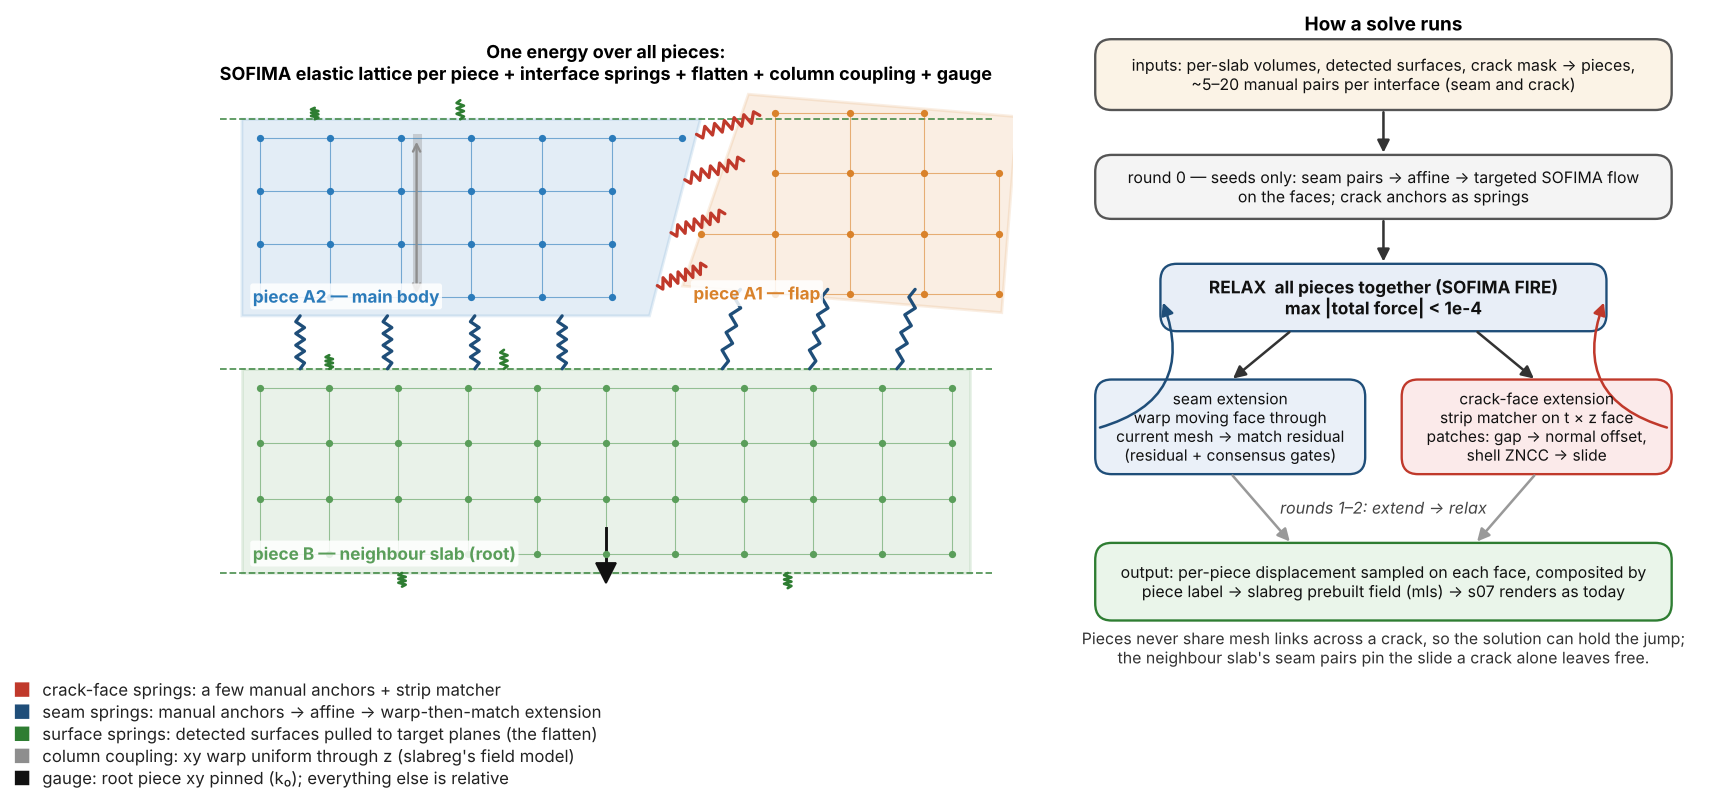

Write Python code to recreate this figure.
"""README schematic: what the joint relaxation is (left) and how a solve runs (right)."""
import numpy as np
import matplotlib
matplotlib.use('Agg')
import matplotlib.pyplot as plt
from matplotlib.patches import FancyBboxPatch, FancyArrowPatch, Polygon

C_FLAP, C_MAIN, C_B = '#d9822b', '#2b7bba', '#5a9e5a'
C_CRACK, C_SEAM, C_SURF, C_COL, C_GAUGE = '#c0392b', '#1f4e79', '#2e7d32', '#8e8e8e', '#111111'

fig = plt.figure(figsize=(15, 6.8), dpi=130)
gs = fig.add_gridspec(1, 2, width_ratios=[1.25, 1], wspace=0.06)
ax = fig.add_subplot(gs[0]); ax.set_xlim(-0.6, 10.6); ax.set_ylim(-0.3, 7.6); ax.axis('off')

# ---------- left: cross-section through the stack, pieces as lattices ----------
def lattice(ax, poly, color, nx, nz, label=None, shift=(0, 0), rot=0.0, alpha=1.0):
    """draw a piece: filled polygon + a sparse node lattice clipped to it (visual only)"""
    P = np.array(poly, float)
    c = P.mean(0); R = np.array([[np.cos(rot), -np.sin(rot)], [np.sin(rot), np.cos(rot)]])
    P = (P - c) @ R.T + c + np.array(shift)
    patch = Polygon(P, closed=True, facecolor=color, alpha=0.13 * alpha, edgecolor=color, lw=1.6)
    ax.add_patch(patch)
    xs = np.linspace(P[:, 0].min() + 0.25, P[:, 0].max() - 0.25, nx); zs = np.linspace(P[:, 1].min() + 0.25, P[:, 1].max() - 0.25, nz)
    from matplotlib.path import Path
    path = Path(P)
    pts = np.array([(x, z) for z in zs for x in xs]); inside = path.contains_points(pts)
    pts = pts[inside]
    ax.scatter(pts[:, 0], pts[:, 1], s=9, color=color, zorder=3, alpha=alpha)
    # lattice links (nearest neighbours on the grid, only where both inside)
    grid = {(round(x, 3), round(z, 3)) for x, z in pts}
    dx = xs[1] - xs[0]; dz = zs[1] - zs[0]
    for x, z in pts:
        for nx_, nz_ in ((x + dx, z), (x, z + dz)):
            if (round(nx_, 3), round(nz_, 3)) in grid:
                ax.plot([x, nx_], [z, nz_], color=color, lw=0.6, alpha=0.6 * alpha, zorder=2)
    if label: ax.text(P[:, 0].min() + 0.15, P[:, 1].min() + 0.12, label, ha='left', va='bottom', color=color, fontsize=9.5, fontweight='bold',
                      bbox=dict(boxstyle='round,pad=0.15', facecolor='white', edgecolor='none', alpha=0.85), zorder=7)
    return P

# slab A (top): main body + flap, cut by a crack that is open on the left and closed/sheared on the right
# crack curve in the x-z section: a slanted face
main = [(0, 4.0), (5.6, 4.0), (6.3, 6.6), (0, 6.6)]
flap = [(5.6, 4.0), (10, 4.0), (10, 6.6), (6.3, 6.6)]
PB = lattice(ax, [(0, 0.6), (10, 0.6), (10, 3.3), (0, 3.3)], C_B, 11, 4, 'piece B — neighbour slab (root)')
PM = lattice(ax, main, C_MAIN, 7, 4, 'piece A2 — main body')
PF = lattice(ax, flap, C_FLAP, 5, 4, 'piece A1 — flap', shift=(0.55, 0.2), rot=-0.08)

# springs
def spring(ax, p, q, color, lw=1.8, zig=6, amp=0.07, zorder=5):
    p, q = np.array(p), np.array(q); d = q - p; L = np.linalg.norm(d); u = d / L; n = np.array([-u[1], u[0]])
    t = np.linspace(0, 1, 2 * zig + 2); pts = p + np.outer(t, d)
    pts[1:-1] += np.outer(amp * np.where(np.arange(1, len(t) - 1) % 2 == 0, 1, -1), n)
    ax.plot(pts[:, 0], pts[:, 1], color=color, lw=lw, zorder=zorder, solid_capstyle='round')

# crack-face springs: between the main face and the (displaced) flap face
for z in (4.4, 5.1, 5.8, 6.4):
    xm = 5.6 + (z - 4.0) * (0.7 / 2.6)                 # main face position at this z
    xf = xm + 0.75 + 0.1 * (z - 5.2)                   # flap face (displaced)
    spring(ax, (xm, z), (xf, z + 0.25), C_CRACK)
# seam springs between A faces and B top
for x in (0.8, 2.0, 3.2, 4.4, 6.6, 7.8, 9.0):
    zb = 3.3; za = 4.0 + (0.35 if x > 5.6 else 0.0)
    spring(ax, (x, zb), (x + (0.25 if x > 5.6 else 0.0), za), C_SEAM, zig=4, amp=0.06)
# surface springs to target planes (flatten): dashed horizontal targets + short springs
for z_t, pieces_x in ((6.6, [(1.0, 6.75), (3.0, 6.85)]), (3.3, [(1.2, 3.48), (3.6, 3.55)]), (0.6, [(2.2, 0.42), (7.5, 0.4)])):
    ax.plot([-0.3, 10.3], [z_t, z_t], ls='--', color=C_SURF, lw=1.0, alpha=0.8, zorder=1)
    for x, z in pieces_x:
        spring(ax, (x, z), (x, z_t), C_SURF, zig=3, amp=0.05, lw=1.5)
# column coupling: a vertical bracket on one column of A2
ax.plot([2.4, 2.4], [4.25, 6.35], color=C_COL, lw=5, alpha=0.35, zorder=1)
ax.annotate('', xy=(2.4, 6.35), xytext=(2.4, 4.25), arrowprops=dict(arrowstyle='<->', color=C_COL, lw=1.3))
# gauge pin on B
ax.plot([5.0], [0.6], marker='v', color=C_GAUGE, ms=11, zorder=6); ax.plot([5.0, 5.0], [0.6, 1.2], color=C_GAUGE, lw=1.6)

# legend text
leg = [
    (C_CRACK, 'crack-face springs: a few manual anchors + strip matcher'),
    (C_SEAM, 'seam springs: manual anchors → affine → warp-then-match extension'),
    (C_SURF, 'surface springs: detected surfaces pulled to target planes (the flatten)'),
    (C_COL, 'column coupling: xy warp uniform through z (slabreg\'s field model)'),
    (C_GAUGE, 'gauge: root piece xy pinned (k₀); everything else is relative'),
]
ax.text(5.0, 7.35, 'One energy over all pieces:\nSOFIMA elastic lattice per piece + interface springs + flatten + column coupling + gauge',
        ha='center', va='center', fontsize=10, fontweight='bold', zorder=8, bbox=dict(facecolor='white', edgecolor='none', pad=2))
for i, (c, t) in enumerate(leg):
    fig.text(0.03, 0.115 - i * 0.025, '■', color=c, fontsize=11, va='center')
    fig.text(0.045, 0.115 - i * 0.025, t, fontsize=9.3, va='center', color='#222222')
ax.set_ylim(-1.0, 8.0)

# ---------- right: the solve as a loop ----------
bx = fig.add_subplot(gs[1]); bx.set_xlim(0, 10); bx.set_ylim(0, 10); bx.axis('off')
def box(x, y, w, h, text, color='#f4f4f4', ec='#555555', fs=9.6, bold=False):
    bx.add_patch(FancyBboxPatch((x, y), w, h, boxstyle='round,pad=0.02,rounding_size=0.25', facecolor=color, edgecolor=ec, lw=1.3))
    bx.text(x + w / 2, y + h / 2, text, ha='center', va='center', fontsize=fs, fontweight='bold' if bold else 'normal', color='#111111')
def arrow(p, q, text=None, color='#333333', rad=0.0):
    bx.add_patch(FancyArrowPatch(p, q, arrowstyle='-|>', mutation_scale=14, color=color, lw=1.4, connectionstyle=f'arc3,rad={rad}'))
    if text: bx.text((p[0] + q[0]) / 2 + 0.15, (p[1] + q[1]) / 2, text, fontsize=8.6, color=color, va='center')

box(0.6, 8.6, 8.8, 1.0, 'inputs: per-slab volumes, detected surfaces, crack mask → pieces,\n~5–20 manual pairs per interface (seam and crack)', color='#fbf3e6', fs=8.8)
box(0.6, 7.0, 8.8, 0.9, 'round 0 — seeds only: seam pairs → affine → targeted SOFIMA flow\non the faces; crack anchors as springs', fs=8.8)
box(1.6, 5.35, 6.8, 0.95, 'RELAX  all pieces together (SOFIMA FIRE)\nmax |total force| < 1e-4', color='#e8eef7', ec=C_SEAM, fs=9.6, bold=True)
box(0.6, 3.25, 4.1, 1.35, 'seam extension\nwarp moving face through\ncurrent mesh → match residual\n(residual + consensus gates)', color='#eaf0f8', ec=C_SEAM, fs=8.6)
box(5.3, 3.25, 4.1, 1.35, 'crack-face extension\nstrip matcher on t × z face\npatches: gap → normal offset,\nshell ZNCC → slide', color='#fbeaea', ec=C_CRACK, fs=8.6)
box(0.6, 1.1, 8.8, 1.1, 'output: per-piece displacement sampled on each face, composited by\npiece label → slabreg prebuilt field (mls) → s07 renders as today', color='#eaf5ea', ec=C_SURF, fs=8.8)
arrow((5.0, 8.6), (5.0, 7.9)); arrow((5.0, 7.0), (5.0, 6.3))
arrow((3.6, 5.35), (2.65, 4.6)); arrow((6.4, 5.35), (7.35, 4.6))
arrow((2.65, 3.25), (3.6, 2.2), color='#999999'); arrow((7.35, 3.25), (6.4, 2.2), color='#999999')
# loop arrows back up to RELAX (rounds 1..2)
bx.add_patch(FancyArrowPatch((0.6, 3.9), (1.6, 5.8), arrowstyle='-|>', mutation_scale=14, color=C_SEAM, lw=1.4, connectionstyle='arc3,rad=0.55'))
bx.add_patch(FancyArrowPatch((9.4, 3.9), (8.4, 5.8), arrowstyle='-|>', mutation_scale=14, color=C_CRACK, lw=1.4, connectionstyle='arc3,rad=-0.55'))
bx.text(5.0, 2.65, 'rounds 1–2: extend → relax', ha='center', fontsize=9, color='#444444', style='italic')
bx.text(5.0, 9.85, 'How a solve runs', ha='center', va='center', fontsize=10.5, fontweight='bold')
bx.text(5.0, 0.45, 'Pieces never share mesh links across a crack, so the solution can hold the jump;\nthe neighbour slab\'s seam pairs pin the slide a crack alone leaves free.', ha='center', fontsize=8.8, color='#333333')

fig.savefig('schematic.png', bbox_inches='tight', facecolor='white')
print('wrote schematic.png')
